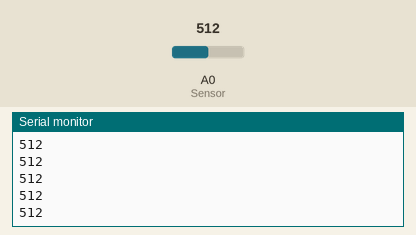
Bench run of a sketch on a simulated Arduino Uno, built with avr-gcc and run on an emulated ATmega328P. Shown: the last lines printed to the serial monitor. The test bench sets the inputs (shaded band); at power-on: A0 (Sensor) = 512.

Above: at 1.2 s.
1.3 s: A0 (Sensor) set to 716
At 1.8 s:
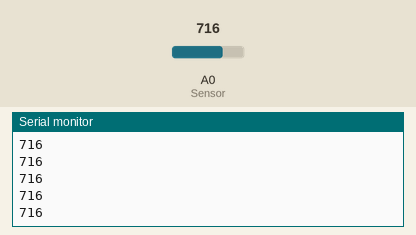
2.8 s: A0 (Sensor) set to 900
At 3.8 s:
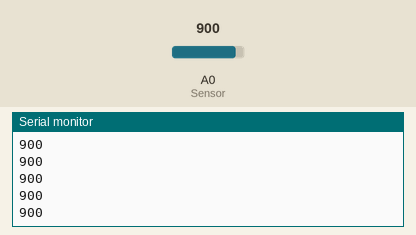
Timing chart, 0 to 5.8 s (numbered marks = the images above; inputs shaded):
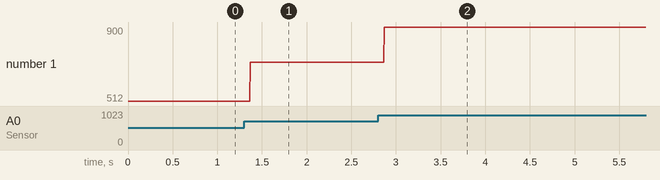

The sketch:

ex13_IR.ino
```cpp
char Sensor = A0;
int Sensor_val;

void setup() {
  pinMode(Sensor, INPUT);
  Serial.begin(9600);
}

void loop() {
  Sensor_val = analogRead(Sensor);
  Serial.println(Sensor_val);
}
```

Measured:
- after the input at 1.3 s, the serial monitor: prints a new line after 0.07 s (image 1)
- after the input at 2.8 s, the serial monitor: prints a new line after 0.07 s (image 2)
- plotted number 1: 512 → 716 after the input at 1.3 s, 716 → 900 after the input at 2.8 s
